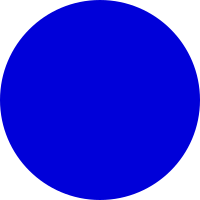
#> input picture assets/ball/ball_xlarge.png, 200 x 200 px
$ python testcolor.py ../assets/ball/ball_xlarge.png 5 5
#> lines starting #> are read from the running program, lines starting #| are printed output that depends on the picture
import sys
from PIL import Image

def test_color(img_file, x, y):
#> called with img_file = '../assets/ball/ball_xlarge.png', x = 5, y = 5
    im = Image.open(img_file)
#> im is the input picture: PIL image 200x200 RGBA; mean R, G, B, A 0, 0, 172.4, 200.2
    rgb = im.convert('RGB')
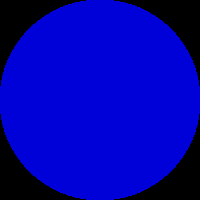
#> rgb: PIL image 200x200 RGB; mean R, G, B 0, 0, 172.4
    r, g, b = rgb.getpixel((x, y))
#> r = 0; g = 0; b = 0
    print(f'rgb({x}, {y}) = ({r}, {g}, {b})')
#| rgb(5, 5) = (0, 0, 0)


if __name__ == '__main__':
    if len(sys.argv) != 4:
        print('3 arguments required: [image file] [x] [y]')
        sys.exit(1)

    test_color(sys.argv[1], int(sys.argv[2]), int(sys.argv[3]))
